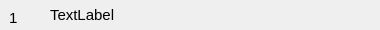
<?xml version="1.0" encoding="UTF-8"?>
<ui version="4.0">
 <class>HotPointItem</class>
 <widget class="QWidget" name="HotPointItem">
  <property name="geometry">
   <rect>
    <x>0</x>
    <y>0</y>
    <width>380</width>
    <height>30</height>
   </rect>
  </property>
  <property name="minimumSize">
   <size>
    <width>380</width>
    <height>30</height>
   </size>
  </property>
  <property name="maximumSize">
   <size>
    <width>380</width>
    <height>30</height>
   </size>
  </property>
  <property name="font">
   <font>
    <pointsize>11</pointsize>
   </font>
  </property>
  <property name="windowTitle">
   <string>Form</string>
  </property>
  <widget class="QWidget" name="widget" native="true">
   <property name="geometry">
    <rect>
     <x>0</x>
     <y>0</y>
     <width>380</width>
     <height>30</height>
    </rect>
   </property>
   <property name="minimumSize">
    <size>
     <width>380</width>
     <height>30</height>
    </size>
   </property>
   <property name="maximumSize">
    <size>
     <width>380</width>
     <height>30</height>
    </size>
   </property>
   <property name="styleSheet">
    <string notr="true">QWidget:hover{background-color: rgb(188, 188, 188);}
</string>
   </property>
   <widget class="QWidget" name="">
    <property name="geometry">
     <rect>
      <x>0</x>
      <y>0</y>
      <width>381</width>
      <height>35</height>
     </rect>
    </property>
    <layout class="QHBoxLayout" name="horizontalLayout">
     <property name="spacing">
      <number>0</number>
     </property>
     <item>
      <widget class="QWidget" name="widget_3" native="true">
       <property name="minimumSize">
        <size>
         <width>38</width>
         <height>30</height>
        </size>
       </property>
       <layout class="QVBoxLayout" name="verticalLayout">
        <item>
         <widget class="QLabel" name="lb_num">
          <property name="font">
           <font>
            <pointsize>11</pointsize>
           </font>
          </property>
          <property name="text">
           <string>1</string>
          </property>
         </widget>
        </item>
       </layout>
      </widget>
     </item>
     <item>
      <widget class="QWidget" name="widget_2" native="true">
       <property name="minimumSize">
        <size>
         <width>341</width>
         <height>30</height>
        </size>
       </property>
       <widget class="QLabel" name="lb_title">
        <property name="geometry">
         <rect>
          <x>10</x>
          <y>4</y>
          <width>331</width>
          <height>21</height>
         </rect>
        </property>
        <property name="font">
         <font>
          <pointsize>11</pointsize>
         </font>
        </property>
        <property name="text">
         <string>TextLabel</string>
        </property>
       </widget>
      </widget>
     </item>
    </layout>
   </widget>
  </widget>
 </widget>
 <resources/>
 <connections/>
</ui>
